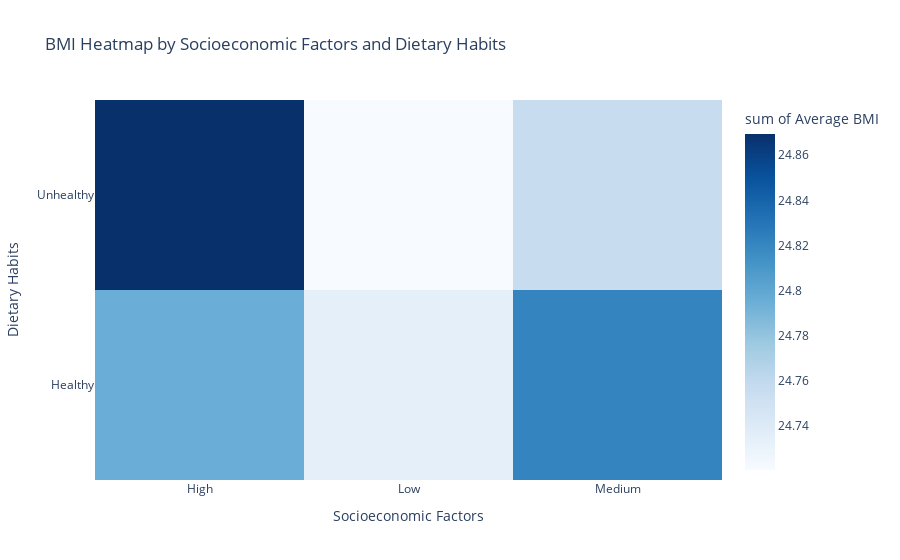

The code cell stored with this chart in its notebook:
### Markdown cell above
#### Code

### Code cell
# Load the larger dataset
df = pd.read_csv('diabetes_dataset00.csv')

# Group data and calculate average BMI
heatmap_data = df.groupby(['Socioeconomic Factors', 'Dietary Habits'])['BMI'].mean().reset_index()

# Create the heatmap
fig = px.density_heatmap(
    heatmap_data,
    x='Socioeconomic Factors',
    y='Dietary Habits',
    z='BMI',
    color_continuous_scale='Blues',
    title='BMI Heatmap by Socioeconomic Factors and Dietary Habits',
    labels={'BMI': 'Average BMI', 'Socioeconomic Factors': 'Socioeconomic Factors', 'Dietary Habits': 'Dietary Habits'}
)

fig.show()

### Figure 1 — Plotly figure (JSON) as saved in the notebook; plotly's stock layout.template omitted (floating-point values rounded to 4 significant figures)
{"data": [{"coloraxis": "coloraxis", "histfunc": "sum", "hovertemplate": "Socioeconomic Factors=%{x}<br>Dietary Habits=%{y}<br>sum of Average BMI=%{z}<extra></extra>", "name": "", "type": "histogram2d", "x": ["High", "High", "Low", "Low", "Medium", "Medium"], "xaxis": "x", "xbingroup": "x", "y": ["Healthy", "Unhealthy", "Healthy", "Unhealthy", "Healthy", "Unhealthy"], "yaxis": "y", "ybingroup": "y", "z": [24.8, 24.87, 24.73, 24.72, 24.82, 24.76]}], "layout": {"coloraxis": {"colorbar": {"title": {"text": "sum of Average BMI"}}, "colorscale": [[0, "rgb(247,251,255)"], [0.125, "rgb(222,235,247)"], [0.25, "rgb(198,219,239)"], [0.375, "rgb(158,202,225)"], [0.5, "rgb(107,174,214)"], [0.625, "rgb(66,146,198)"], [0.75, "rgb(33,113,181)"], [0.875, "rgb(8,81,156)"], [1, "rgb(8,48,107)"]]}, "legend": {"tracegroupgap": 0}, "title": {"text": "BMI Heatmap by Socioeconomic Factors and Dietary Habits"}, "xaxis": {"anchor": "y", "domain": [0, 1], "title": {"text": "Socioeconomic Factors"}}, "yaxis": {"anchor": "x", "domain": [0, 1], "title": {"text": "Dietary Habits"}}}}
